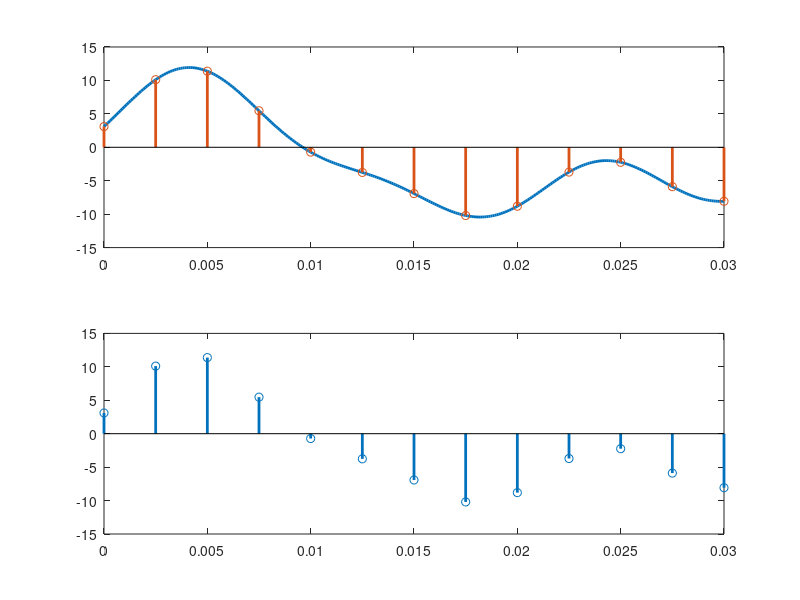

MATLAB code to generate this figure:

clc;
clear all;
close all;

% We'll sample a signal at a frequency 500 Hz
% xc = 10*cos(200*pi*t)
% Signal Frequency, Fo = 100 and Signal Period, To = 1/100
% Sampling Frequency, Fs = 500 and Sampling Period, Ts = 1/500

Fo = 100; % Signal Frequency
To = 1/Fo; % Signal Period
Fs = 400; % Sampling Frequency which is greater than Nyquist Rate
Ts = 1/Fs;

t = 0:To/100:3*To; % Time axis for continuous signal
xc = 5*cos(100*pi*t+30)+7*sin(50*pi*t+45)-4*cos(100*pi*t+60).*cos(100*pi*t+60); % continuous signal

t1 = 0:Ts:3*To; % Sampled time axis
xs = 5*cos(100*pi*t1+30)+7*sin(50*pi*t1+45)-4*cos(100*pi*t1+60).*cos(100*pi*t1+60); % Sampled Signal

subplot(211)
plot(t, xc, 'Linewidth', 2); % plotting continuous-time signal
hold on 
stem(t1, xs, 'Linewidth', 2); % showing the sampled values in the same plot
subplot(212)
stem(t1, xs, 'Linewidth', 2); % showing the sampled values in a separate plot

